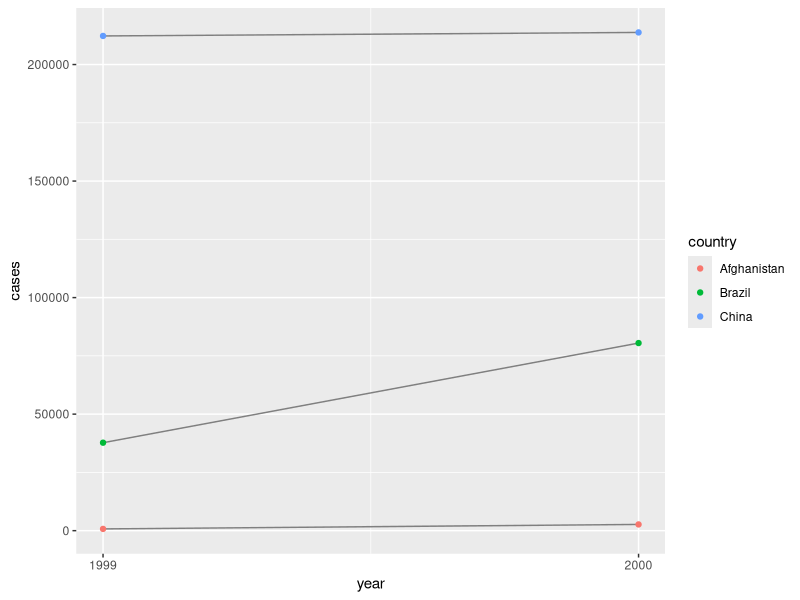
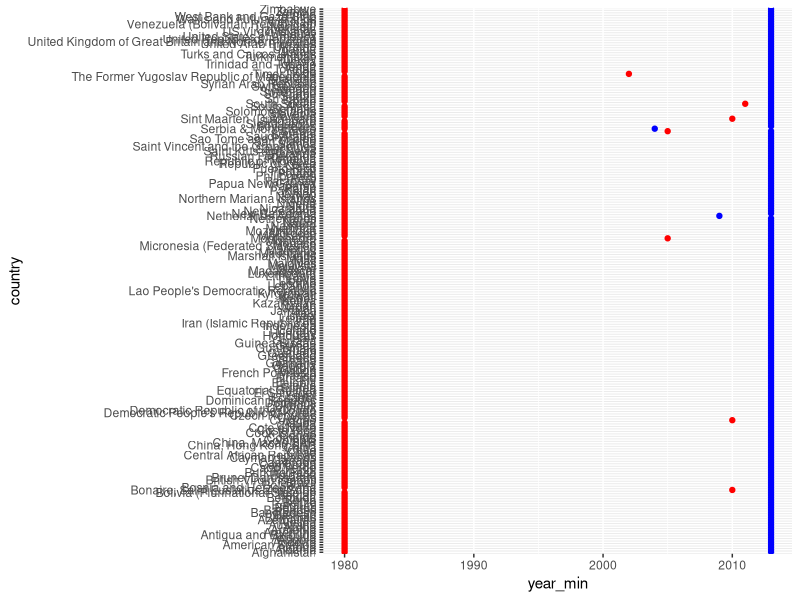
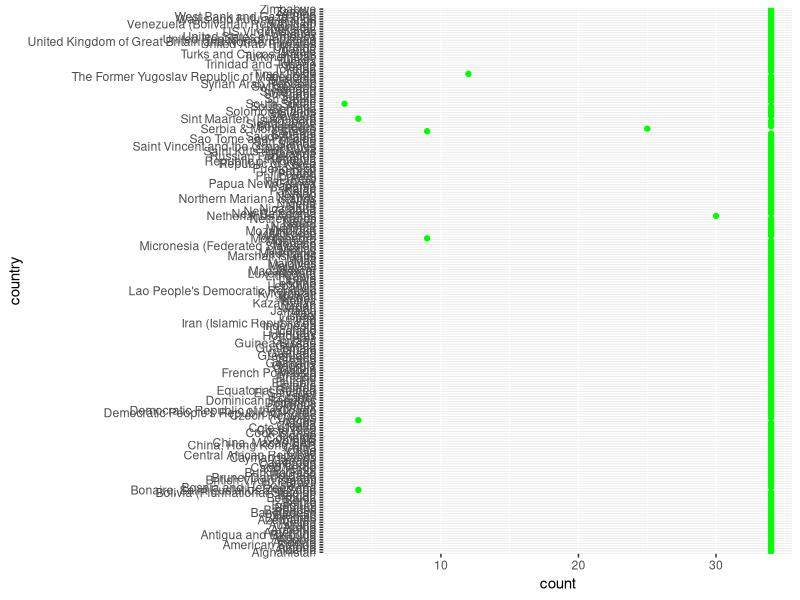
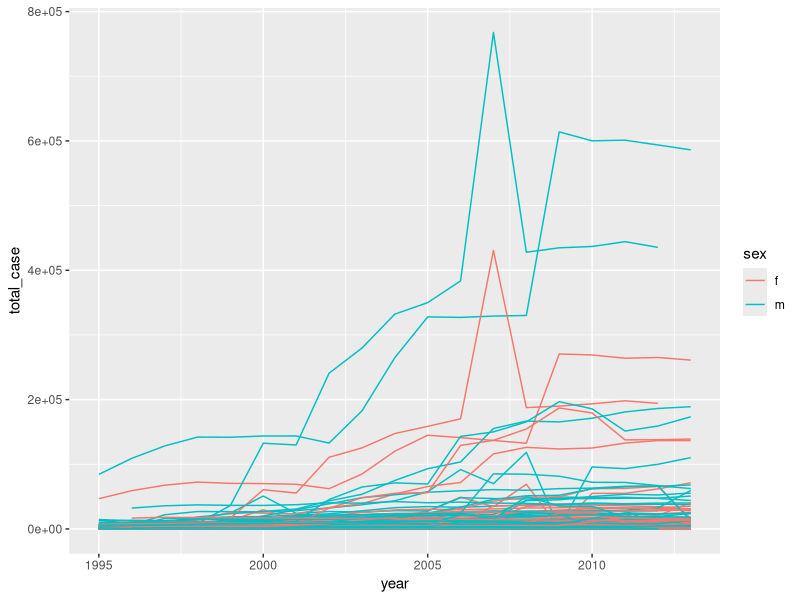

The R script that drew these images, in order:
## ---- chunk 1
library(tidyverse)
## ---- chunk 2
table1
## ---- chunk 3
table2
## ---- chunk 4
table3
## ---- chunk 5
table4a
## ---- chunk 6
table4b
## ---- chunk 7
countries <- filter(table2, type == 'cases')$country
years <- filter(table2, type == 'cases')$year
cases <- filter(table2, type == 'cases')$count
populations <- filter(table2, type == 'population')$count

table2_rate <- tibble(country = countries,
                      year = years,
                      rate = cases/populations * 10000)

table2_rate
## ---- chunk 8
countries <- table4a$country
cases_1999 <- table4a$`1999`
cases_2000 <- table4a$`2000`
populations_1999 <- table4b$`1999`
populations_2000 <- table4b$`2000`

table_1999_rate <- tibble(country = countries,
                          year = 1999,
                          rate = cases_1999 / populations_1999 * 10000)

table_2000_rate <- tibble(country = countries,
                          year = 2000,
                          rate = cases_2000 / populations_2000 * 10000)

table4_rate <- rbind(table_1999_rate, table_2000_rate) %>% arrange(country)

table4_rate
## ---- chunk 9
table2 %>% filter(type == 'cases') %>%
  ggplot(aes(x = year, y= count)) +
  geom_line(mapping = aes(group = country),
            color = 'grey50') +
  geom_point(mapping = aes(color = country)) + 
  labs(y = 'cases') +
  scale_x_continuous(breaks = (c(1999,2000)))
## ---- chunk 10
stocks <- tibble(
  year   = c(2015, 2015, 2016, 2016),
  half  = c(   1,    2,     1,    2),
  return = c(1.88, 0.59, 0.92, 0.17)
)
stocks %>% 
  spread(year, return) %>% 
  gather("year", "return", `2015`:`2016`)
## ---- chunk 11
stocks
## ---- chunk 12
stocks %>% 
  spread(year, return)
## ---- chunk 13
stocks %>% 
  spread(year, return) %>% 
  gather("year", "return", `2015`:`2016`, convert = TRUE)
## ---- chunk 14
table4a %>% 
  gather(`1999`, `2000`, key = "year", value = "cases")
## ---- chunk 15
people <- tribble(
  ~name,             ~key,    ~value,
  #-----------------|--------|------
  "Phillip Woods",   "age",       45,
  "Phillip Woods",   "height",   186,
  "Phillip Woods",   "age",       50,
  "Jessica Cordero", "age",       37,
  "Jessica Cordero", "height",   156
)
## ---- chunk 16
people %>%
  group_by(name, key) %>%
  mutate(id = row_number())
## ---- chunk 17
people %>%
  group_by(name, key) %>%
  mutate(id = row_number()) %>%
  spread(key = "key", value = "value") %>%
  select(-id)
## ---- chunk 18
preg <- tribble(
  ~pregnant, ~male, ~female,
  "yes",     NA,    10,
  "no",      20,    12
)
## ---- chunk 19
preg %>%
  gather(key = 'gender', value = 'value', 2:3)
## ---- chunk 20
tibble(x = c("a,b,c", "d,e,f,g", "h,i,j")) %>% 
  separate(x, c("one", "two", "three"), extra = 'drop')
## ---- chunk 21
tibble(x = c("a,b,c", "d,e,f,g", "h,i,j")) %>% 
  separate(x, c("one", "two", "three"), extra = 'merge')
## ---- chunk 22
tibble(x = c("a,b,c", "d,e", "f,g,i")) %>% 
  separate(x, c("one", "two", "three"), fill = 'right')
## ---- chunk 23
tibble(x = c("a,b,c", "d,e", "f,g,i")) %>% 
  separate(x, c("one", "two", "three"), fill = 'left')
## ---- chunk 24
table3 %>% 
  separate(year, into = c("century", "year"), sep = 2, remove = FALSE)
## ---- chunk 25
table5 %>% 
  unite(new, century, year, sep = "", remove = FALSE)
## ---- chunk 26
who %>%
  group_by(country) %>%
  summarize(year_min = min(year), year_max = max(year)) %>%
  ggplot() +
  geom_point(mapping = aes(x = country, y = year_min), color = 'red') +
  geom_point(mapping = aes(x = country , y= year_max), color = 'blue') +
  coord_flip()
## ---- chunk 27
who %>%
  group_by(country) %>%
  summarize(count = n()) %>%
  ggplot() +
  geom_point(mapping = aes(x = country, y = count), color = 'green') +
  coord_flip()
## ---- chunk 28
sum(who %>% select(-c(1:4)) == 0, na.rm = TRUE)
## ---- chunk 29
who %>% select(-c(1:4)) %>%
  sapply(function(x){sum(is.na(x))})
## ---- chunk 30
who %>% select(1:3) %>% sapply(function(x){length(unique(x))})
## ---- chunk 31
who %>% select(1:3) %>%
  unite(combined, 1:3) %>%
  select(combined) %>%
  distinct() %>%
  nrow()
## ---- chunk 32
who %>%
  gather(code, value, new_sp_m014:newrel_f65, na.rm = TRUE) %>% 
  mutate(code = stringr::str_replace(code, "newrel", "new_rel")) %>%
  separate(code, c("new", "var", "sexage")) %>% 
  select(-new, -iso2, -iso3) %>% 
  separate(sexage, c("sex", "age"), sep = 1) %>%
  group_by(country, year, sex) %>%
  summarize(total_case = sum(value)) %>%
  unite(country_sex, country, sex, remove = FALSE) %>%
  filter(year >= 1995) %>%
  ggplot() +
  geom_line(mapping = aes(x = year, y = total_case, color = sex,
                          group = country_sex))
